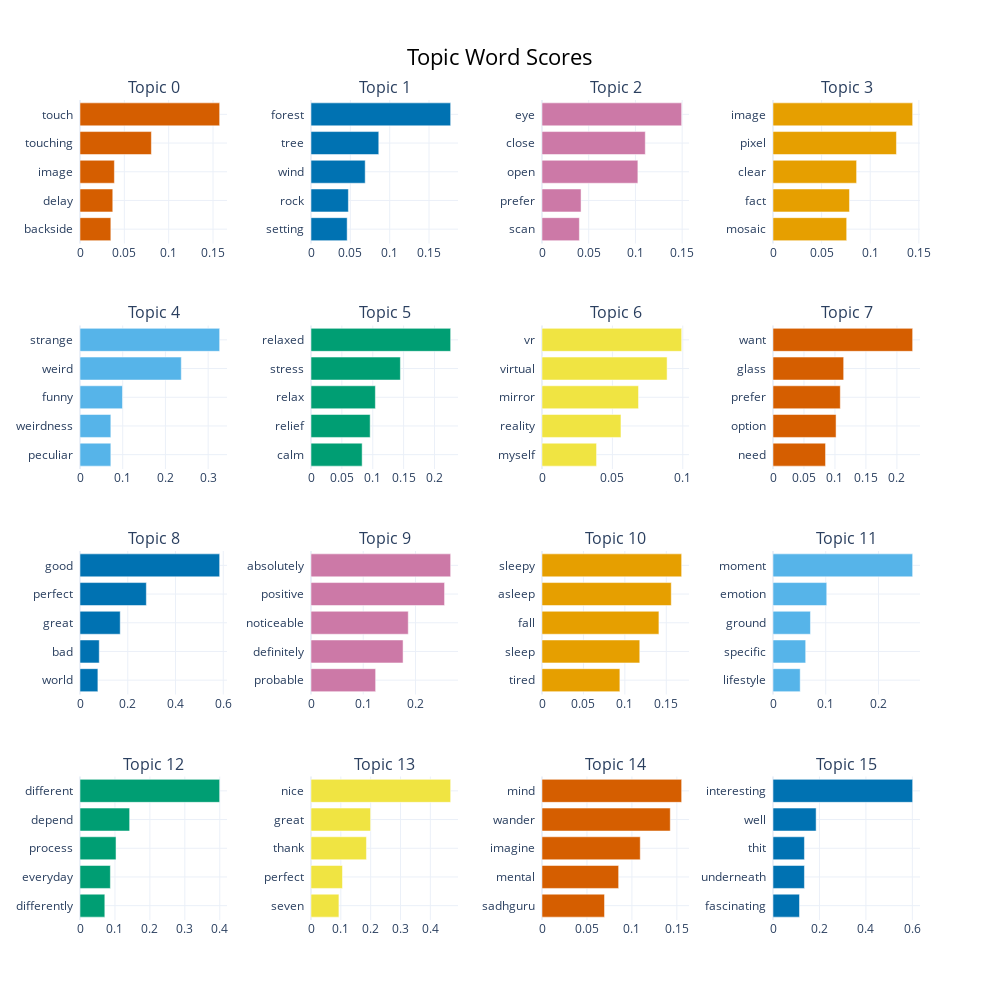

Notebook code cell kept with this figure:
### Code cell
topic_model.visualize_barchart(top_n_topics=16)

### Figure 1 — Plotly figure (JSON) as saved in the notebook; plotly's stock layout.template omitted (floating-point values rounded to 4 significant figures)
{"data": [{"marker": {"color": "#D55E00"}, "orientation": "h", "type": "bar", "x": [0.03478, 0.03696, 0.03878, 0.0805, 0.1575], "xaxis": "x", "y": ["backside  ", "delay  ", "image  ", "touching  ", "touch  "], "yaxis": "y"}, {"marker": {"color": "#0072B2"}, "orientation": "h", "type": "bar", "x": [0.04595, 0.04751, 0.06888, 0.08613, 0.1775], "xaxis": "x2", "y": ["setting  ", "rock  ", "wind  ", "tree  ", "forest  "], "yaxis": "y2"}, {"marker": {"color": "#CC79A7"}, "orientation": "h", "type": "bar", "x": [0.03999, 0.04179, 0.1026, 0.1105, 0.1495], "xaxis": "x3", "y": ["scan  ", "prefer  ", "open  ", "close  ", "eye  "], "yaxis": "y3"}, {"marker": {"color": "#E69F00"}, "orientation": "h", "type": "bar", "x": [0.07577, 0.07865, 0.08597, 0.1269, 0.1436], "xaxis": "x4", "y": ["mosaic  ", "fact  ", "clear  ", "pixel  ", "image  "], "yaxis": "y4"}, {"marker": {"color": "#56B4E9"}, "orientation": "h", "type": "bar", "x": [0.07218, 0.07218, 0.09944, 0.2371, 0.3269], "xaxis": "x5", "y": ["peculiar  ", "weirdness  ", "funny  ", "weird  ", "strange  "], "yaxis": "y5"}, {"marker": {"color": "#009E73"}, "orientation": "h", "type": "bar", "x": [0.08284, 0.09583, 0.1042, 0.1448, 0.2262], "xaxis": "x6", "y": ["calm  ", "relief  ", "relax  ", "stress  ", "relaxed  "], "yaxis": "y6"}, {"marker": {"color": "#F0E442"}, "orientation": "h", "type": "bar", "x": [0.03876, 0.0561, 0.06858, 0.08887, 0.09921], "xaxis": "x7", "y": ["myself  ", "reality  ", "mirror  ", "virtual  ", "vr  "], "yaxis": "y7"}, {"marker": {"color": "#D55E00"}, "orientation": "h", "type": "bar", "x": [0.08481, 0.1018, 0.1086, 0.1141, 0.2254], "xaxis": "x8", "y": ["need  ", "option  ", "prefer  ", "glass  ", "want  "], "yaxis": "y8"}, {"marker": {"color": "#0072B2"}, "orientation": "h", "type": "bar", "x": [0.07493, 0.08063, 0.1684, 0.2779, 0.5849], "xaxis": "x9", "y": ["world  ", "bad  ", "great  ", "perfect  ", "good  "], "yaxis": "y9"}, {"marker": {"color": "#CC79A7"}, "orientation": "h", "type": "bar", "x": [0.1237, 0.1763, 0.1862, 0.2557, 0.2674], "xaxis": "x10", "y": ["probable  ", "definitely  ", "noticeable  ", "positive  ", "absolutely  "], "yaxis": "y10"}, {"marker": {"color": "#E69F00"}, "orientation": "h", "type": "bar", "x": [0.09396, 0.118, 0.1411, 0.156, 0.1685], "xaxis": "x11", "y": ["tired  ", "sleep  ", "fall  ", "asleep  ", "sleepy  "], "yaxis": "y11"}, {"marker": {"color": "#56B4E9"}, "orientation": "h", "type": "bar", "x": [0.05156, 0.06197, 0.07103, 0.1019, 0.2648], "xaxis": "x12", "y": ["lifestyle  ", "specific  ", "ground  ", "emotion  ", "moment  "], "yaxis": "y12"}, {"marker": {"color": "#009E73"}, "orientation": "h", "type": "bar", "x": [0.07103, 0.08692, 0.1031, 0.1421, 0.3997], "xaxis": "x13", "y": ["differently  ", "everyday  ", "process  ", "depend  ", "different  "], "yaxis": "y13"}, {"marker": {"color": "#F0E442"}, "orientation": "h", "type": "bar", "x": [0.09361, 0.1055, 0.1858, 0.1998, 0.4682], "xaxis": "x14", "y": ["seven  ", "perfect  ", "thank  ", "great  ", "nice  "], "yaxis": "y14"}, {"marker": {"color": "#D55E00"}, "orientation": "h", "type": "bar", "x": [0.06954, 0.08523, 0.1093, 0.1427, 0.1553], "xaxis": "x15", "y": ["sadhguru  ", "mental  ", "imagine  ", "wander  ", "mind  "], "yaxis": "y15"}, {"marker": {"color": "#0072B2"}, "orientation": "h", "type": "bar", "x": [0.1141, 0.1353, 0.1353, 0.1857, 0.6013], "xaxis": "x16", "y": ["fascinating  ", "underneath  ", "thit  ", "well  ", "interesting  "], "yaxis": "y16"}], "layout": {"annotations": [{"font": {"size": 16}, "showarrow": false, "text": "Topic 0", "x": 0.0875, "xanchor": "center", "xref": "paper", "y": 1, "yanchor": "bottom", "yref": "paper"}, {"font": {"size": 16}, "showarrow": false, "text": "Topic 1", "x": 0.3625, "xanchor": "center", "xref": "paper", "y": 1, "yanchor": "bottom", "yref": "paper"}, {"font": {"size": 16}, "showarrow": false, "text": "Topic 2", "x": 0.6375, "xanchor": "center", "xref": "paper", "y": 1, "yanchor": "bottom", "yref": "paper"}, {"font": {"size": 16}, "showarrow": false, "text": "Topic 3", "x": 0.9125, "xanchor": "center", "xref": "paper", "y": 1, "yanchor": "bottom", "yref": "paper"}, {"font": {"size": 16}, "showarrow": false, "text": "Topic 4", "x": 0.0875, "xanchor": "center", "xref": "paper", "y": 0.725, "yanchor": "bottom", "yref": "paper"}, {"font": {"size": 16}, "showarrow": false, "text": "Topic 5", "x": 0.3625, "xanchor": "center", "xref": "paper", "y": 0.725, "yanchor": "bottom", "yref": "paper"}, {"font": {"size": 16}, "showarrow": false, "text": "Topic 6", "x": 0.6375, "xanchor": "center", "xref": "paper", "y": 0.725, "yanchor": "bottom", "yref": "paper"}, {"font": {"size": 16}, "showarrow": false, "text": "Topic 7", "x": 0.9125, "xanchor": "center", "xref": "paper", "y": 0.725, "yanchor": "bottom", "yref": "paper"}, {"font": {"size": 16}, "showarrow": false, "text": "Topic 8", "x": 0.0875, "xanchor": "center", "xref": "paper", "y": 0.45, "yanchor": "bottom", "yref": "paper"}, {"font": {"size": 16}, "showarrow": false, "text": "Topic 9", "x": 0.3625, "xanchor": "center", "xref": "paper", "y": 0.45, "yanchor": "bottom", "yref": "paper"}, {"font": {"size": 16}, "showarrow": false, "text": "Topic 10", "x": 0.6375, "xanchor": "center", "xref": "paper", "y": 0.45, "yanchor": "bottom", "yref": "paper"}, {"font": {"size": 16}, "showarrow": false, "text": "Topic 11", "x": 0.9125, "xanchor": "center", "xref": "paper", "y": 0.45, "yanchor": "bottom", "yref": "paper"}, {"font": {"size": 16}, "showarrow": false, "text": "Topic 12", "x": 0.0875, "xanchor": "center", "xref": "paper", "y": 0.175, "yanchor": "bottom", "yref": "paper"}, {"font": {"size": 16}, "showarrow": false, "text": "Topic 13", "x": 0.3625, "xanchor": "center", "xref": "paper", "y": 0.175, "yanchor": "bottom", "yref": "paper"}, {"font": {"size": 16}, "showarrow": false, "text": "Topic 14", "x": 0.6375, "xanchor": "center", "xref": "paper", "y": 0.175, "yanchor": "bottom", "yref": "paper"}, {"font": {"size": 16}, "showarrow": false, "text": "Topic 15", "x": 0.9125, "xanchor": "center", "xref": "paper", "y": 0.175, "yanchor": "bottom", "yref": "paper"}], "height": 1000, "hoverlabel": {"bgcolor": "white", "font": {"family": "Rockwell", "size": 16}}, "showlegend": false, "title": {"font": {"color": "Black", "size": 22}, "text": "Topic Word Scores", "x": 0.5, "xanchor": "center", "yanchor": "top"}, "width": 1000, "xaxis": {"anchor": "y", "domain": [0, 0.175], "showgrid": true}, "xaxis10": {"anchor": "y10", "domain": [0.275, 0.45], "showgrid": true}, "xaxis11": {"anchor": "y11", "domain": [0.55, 0.725], "showgrid": true}, "xaxis12": {"anchor": "y12", "domain": [0.825, 1], "showgrid": true}, "xaxis13": {"anchor": "y13", "domain": [0, 0.175], "showgrid": true}, "xaxis14": {"anchor": "y14", "domain": [0.275, 0.45], "showgrid": true}, "xaxis15": {"anchor": "y15", "domain": [0.55, 0.725], "showgrid": true}, "xaxis16": {"anchor": "y16", "domain": [0.825, 1], "showgrid": true}, "xaxis2": {"anchor": "y2", "domain": [0.275, 0.45], "showgrid": true}, "xaxis3": {"anchor": "y3", "domain": [0.55, 0.725], "showgrid": true}, "xaxis4": {"anchor": "y4", "domain": [0.825, 1], "showgrid": true}, "xaxis5": {"anchor": "y5", "domain": [0, 0.175], "showgrid": true}, "xaxis6": {"anchor": "y6", "domain": [0.275, 0.45], "showgrid": true}, "xaxis7": {"anchor": "y7", "domain": [0.55, 0.725], "showgrid": true}, "xaxis8": {"anchor": "y8", "domain": [0.825, 1], "showgrid": true}, "xaxis9": {"anchor": "y9", "domain": [0, 0.175], "showgrid": true}, "yaxis": {"anchor": "x", "domain": [0.825, 1], "showgrid": true}, "yaxis10": {"anchor": "x10", "domain": [0.275, 0.45], "showgrid": true}, "yaxis11": {"anchor": "x11", "domain": [0.275, 0.45], "showgrid": true}, "yaxis12": {"anchor": "x12", "domain": [0.275, 0.45], "showgrid": true}, "yaxis13": {"anchor": "x13", "domain": [0, 0.175], "showgrid": true}, "yaxis14": {"anchor": "x14", "domain": [0, 0.175], "showgrid": true}, "yaxis15": {"anchor": "x15", "domain": [0, 0.175], "showgrid": true}, "yaxis16": {"anchor": "x16", "domain": [0, 0.175], "showgrid": true}, "yaxis2": {"anchor": "x2", "domain": [0.825, 1], "showgrid": true}, "yaxis3": {"anchor": "x3", "domain": [0.825, 1], "showgrid": true}, "yaxis4": {"anchor": "x4", "domain": [0.825, 1], "showgrid": true}, "yaxis5": {"anchor": "x5", "domain": [0.55, 0.725], "showgrid": true}, "yaxis6": {"anchor": "x6", "domain": [0.55, 0.725], "showgrid": true}, "yaxis7": {"anchor": "x7", "domain": [0.55, 0.725], "showgrid": true}, "yaxis8": {"anchor": "x8", "domain": [0.55, 0.725], "showgrid": true}, "yaxis9": {"anchor": "x9", "domain": [0.275, 0.45], "showgrid": true}}}
